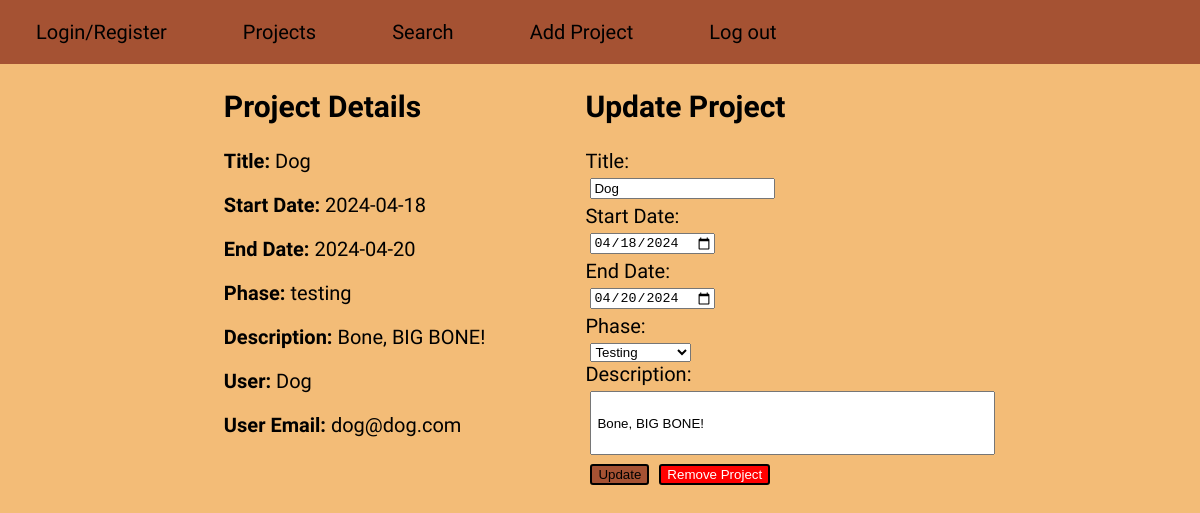
The page /portfolio3Final/projectDetails.php?pid=15 (signed in) on the database its author committed.
### tables this page shows
CREATE TABLE `projects` (
  `pid` int(10) UNSIGNED NOT NULL,
  `title` varchar(100) NOT NULL,
  `start_date` date DEFAULT NULL,
  `end_date` date DEFAULT NULL,
  `phase` enum('design','development','testing','deployment','complete') DEFAULT NULL,
  `description` varchar(500) DEFAULT NULL,
  `uid` int(10) UNSIGNED NOT NULL
);

CREATE TABLE `users` (
  `uid` int(10) UNSIGNED NOT NULL,
  `username` varchar(255) NOT NULL,
  `password` varchar(255) NOT NULL,
  `email` varchar(255) NOT NULL
);

### portfolio3Final/projectDetails.php (the view, shortened to what this page needs)
<!DOCTYPE html>
<html lang="en">
<head>
    <link rel="stylesheet" type="text/css" href="styles.css" />
    </head>
    <body class="jersey-20-regular">
    <nav class="navbar">
            <ul id="options">
                <li><a class="not-current" onclick="window.location.href='login.php'">Login/Register</a></li>
                <li><a class="not-current" onclick="window.location.href='projects.php'">Projects</a></li>
                <li><a class="not-current" onclick="window.location.href='search.php'">Search</a></li>
                <li><a class="not-current" onclick="window.location.href='create.php'">Add Project</a></li>
                <?php
                    if (isset($_SESSION['uid'])) {
                        ?>
                        <li><a class="not-current" onclick="window.location.href='logout.php'">Log out</a></li>
                        <?php
                    } ?>
    </nav>
    <?php
                    $projectId = $_GET['pid'];
                    require_once('dbConnect.php');
                    try {
                        $query = "SELECT p.*, u.username, u.email FROM projects p JOIN users u ON p.uid = u.uid WHERE pid = :pid";
                        $stat = $db->prepare($query);
                        $stat->bindParam(':pid', $projectId);
                        $stat->execute();
                        $project = $stat->fetch(PDO::FETCH_ASSOC);
                        if (!$project) {
                            echo "<p>Project not found!</p>";
                        }
                     else {
                            ?>
        <div class='container'>
            <div>
                <h2>Project Details</h2>
                <p><b>Title:</b> <?php echo $project['title'];  ?></p>
                <p><b>Start Date:</b> <?php echo $project['start_date']; ?></p>
                <p><b>End Date:</b> <?php echo $project['end_date']; ?></p>
                <p><b>Phase:</b> <?php echo $project['phase']; ?></p>
                <p><b>Description:</b> <?php echo $project['description']; ?></p>
                <p><b>User:</b> <?php echo $project['username']; ?></p>
                <p><b>User Email:</b> <?php echo $project['email']; ?></p>
            </div>
            <div id='update'>
                <h2>Update Project</h2>
                <form method='post'>
                    <label>Title:</label><br>
                    <input type='text' name='title' value='<?php echo $project['title']; ?>' placeholder='Title' required><br>
                    <label>Start Date:</label><br>
                    <input type='date' name='start_date' value='<?php echo $project['start_date']; ?>' placeholder='Start Date' required><br>
                    <label>End Date:</label><br>
                    <input type='date' name='end_date' value='<?php echo $project['end_date']; ?>' placeholder='End Date'><br>
                    <label>Phase:</label><br>
                    <select name='phase' style="margin-left:5px;" required>
                        <option value='testing' <?php if($project['phase'] == 'testing') echo 'selected'; ?>>Testing</option>
                    </select><br>
                    <label>Description:</label><br>
                    <input type="text" name="descript" value='<?php echo $project['description']; ?>' placeholder="Description" style="width: 100%; height: 50px; padding: 5px;" required>
                    <button type='submit' name='update' style="margin-left:5px;">Update</button>
                    <button type='submit' name='remove' style="margin-left:5px; background-color: red; color: white;" onclick="return confirm('Are you sure you want to remove this project?')">Remove Project</button>
                </form>
            </div>
        </div>
    <?php
    }
} catch(PDOException $ex) {
    echo "Failed to retrieve project details.<br>";
    echo "Error details: <em>" . $ex->getMessage() . "</em>";
    exit;
}
?>
</body>
</html>

### portfolio3Final/styles.css (style rules this page uses)
body { background-color: #f3bc77; display: flex; flex-wrap: wrap; justify-content: center; align-items: center; flex-direction: column; font-family: 'Segoe UI', Tahoma, Geneva, Verdana, sans-serif; margin:auto; overflow: auto; }
a { text-decoration: none; color: black; }
.jersey-20-regular { font-family: "Jersey 20", sans-serif; font-weight: 400; font-style: normal; font-size: 20px; }
.navbar { position: relative; display: flex; flex-direction: column; background-color: #a55233; width: 100%; }
.navbar ul { display: flex; flex-wrap: wrap; padding: 0; margin: 0; list-style-type: none; }
.navbar li { text-align: center; float: left; margin: 2.5vh; margin-right: 3vh; padding: 0 2vh; cursor: pointer; }
input { margin: 5px; }
button { background-color: #a55233; border: solid 2px black; border-radius: 3px; }

### portfolio3Final/projectDetails.php (style rules this page uses)
.container { display: flex; justify-content: space-between; align-items: flex-start; }
#update { flex: 1; margin-left: 100px; }

### rows shown on the page
projects: title "Dog", start_date "2024-04-18", end_date "2024-04-20", phase "testing", description "Bone, BIG BONE!", uid.username "Dog", uid.email "dog@dog.com", start_date "04/18/2024", end_date "04/20/2024", phase "Testing", descript "Bone, BIG BONE!"
